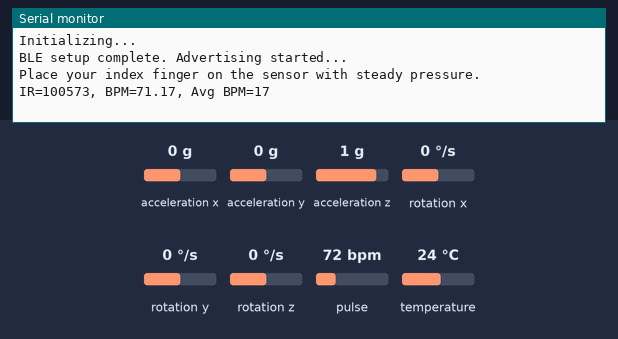
This sketch was run on a simulated ESP32. Shown: the last lines printed to the serial monitor. The test bench sets the inputs (shaded band); at power-on: acceleration x 0 g, acceleration y 0 g, acceleration z 1 g, pulse 72 bpm, rotation x 0 °/s, rotation y 0 °/s, rotation z 0 °/s, temperature 24 °C. Nothing arrives over Bluetooth unless stated; a phone connects over Bluetooth LE 3 s after start.

Above: at 1.2 s.
1.3 s: acceleration x set to -1.4 g
At 3.8 s:
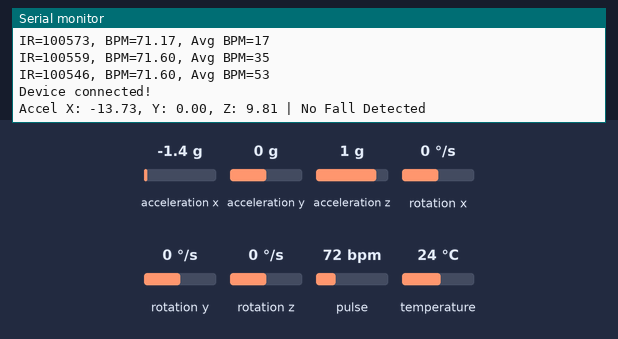
4.5 s: acceleration y set to -1.4 g
At 5.8 s:
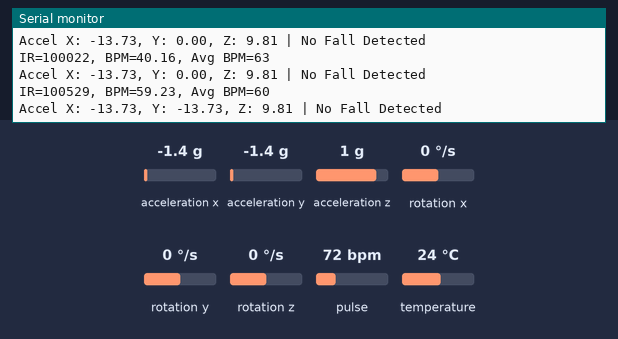
6.0 s: acceleration z set to -1.4 g
At 6.4 s:
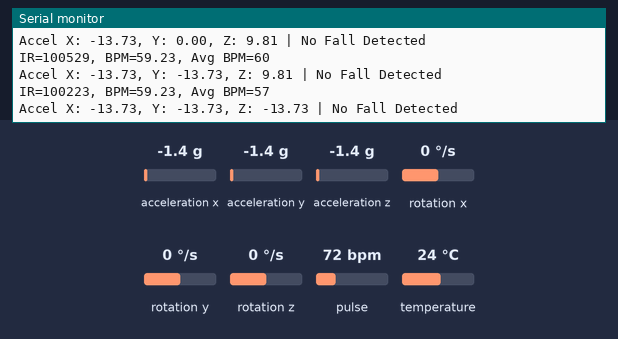
7.5 s: pulse set to 42 bpm
At 8.9 s:
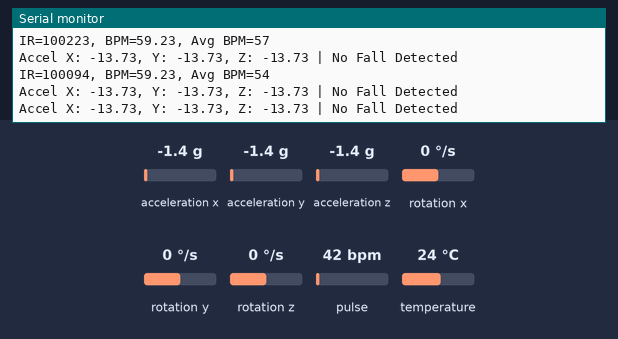
Timing chart, 0 to 10.0 s (numbered marks = the images above; inputs shaded):
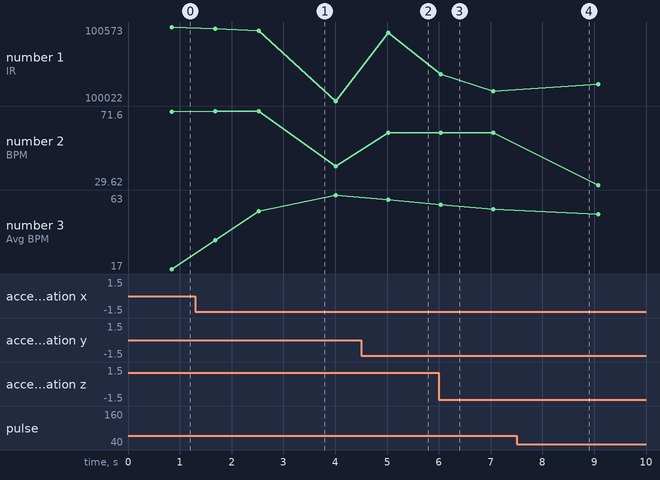

The sketch:

fullDetection.ino
```cpp
#include <Wire.h>
#include <Adafruit_MPU6050.h>
#include <Adafruit_Sensor.h>
#include <BLEDevice.h>
#include <BLEUtils.h>
#include <BLEServer.h>
#include <BLE2902.h>  // Для BLE уведомлений

#include "MAX30105.h"
#include "heartRate.h"

// BLE UUIDs для сервиса и характеристики
#define SERVICE_UUID        "4fafc201-1fb5-459e-8fcc-c5c9c331914b"
#define CHARACTERISTIC_UUID "beb5483e-36e1-4688-b7f5-ea07361b26a8"

Adafruit_MPU6050 mpu;
MAX30105 particleSensor;


BLEServer *pServer = nullptr;
BLECharacteristic *pCharacteristic = nullptr;
bool deviceConnected = false;

const byte RATE_SIZE = 4; //Increase this for more averaging. 4 is good.
byte rates[RATE_SIZE]; //Array of heart rates
byte rateSpot = 0;
long lastBeat = 0; //Time at which the last beat occurred
float beatsPerMinute;
int beatAvg;

// Callback для событий BLE
class MyServerCallbacks : public BLEServerCallbacks {
  void onConnect(BLEServer* pServer) {
    Serial.println("Device connected!");
    deviceConnected = true;
  }

  void onDisconnect(BLEServer* pServer) {
    Serial.println("Device disconnected!");
    deviceConnected = false;
    BLEDevice::startAdvertising();
  }
};

void setup() {
  Serial.begin(115200);
  Serial.println("Initializing...");

  // Инициализация MPU6050
  if (!mpu.begin()) {
    Serial.println("Failed to initialize MPU6050");
    while (1) delay(10);
  }

  // BLE инициализация
  BLEDevice::init("ESP32_MPU6050");
  pServer = BLEDevice::createServer();
  pServer->setCallbacks(new MyServerCallbacks());

  BLEService *pService = pServer->createService(SERVICE_UUID);
  pCharacteristic = pService->createCharacteristic(
                      CHARACTERISTIC_UUID,
                      BLECharacteristic::PROPERTY_READ |
                      BLECharacteristic::PROPERTY_NOTIFY
                    );
  pCharacteristic->addDescriptor(new BLE2902());
  pService->start();

  BLEAdvertising *pAdvertising = BLEDevice::getAdvertising();
  pAdvertising->addServiceUUID(SERVICE_UUID);
  pAdvertising->start();

  Serial.println("BLE setup complete. Advertising started...");


 if (!particleSensor.begin(Wire, I2C_SPEED_FAST)) //Use default I2C port, 400kHz speed
  {
    Serial.println("MAX30105 was not found. Please check wiring/power. ");
    while (1);
  }
  Serial.println("Place your index finger on the sensor with steady pressure.");

  particleSensor.setup(); //Configure sensor with default settings
  particleSensor.setPulseAmplitudeRed(0x0A); //Turn Red LED to low to indicate sensor is running
  particleSensor.setPulseAmplitudeGreen(0); //Turn off Green LED


}

void loop() {
  if (deviceConnected) {
    sensors_event_t a, g, temp;
    mpu.getEvent(&a, &g, &temp);

    char buffer[128];
    snprintf(buffer, sizeof(buffer), "Accel X: %.2f, Y: %.2f, Z: %.2f | No Fall Detected",
             a.acceleration.x, a.acceleration.y, a.acceleration.z);


    pCharacteristic->setValue(buffer);
    pCharacteristic->notify();


    Serial.println(buffer);

    delay(1000);
  }
  long irValue = particleSensor.getIR();


  if (checkForBeat(irValue) == true)
  {
    //We sensed a beat!
    long delta = millis() - lastBeat;
    lastBeat = millis();

    beatsPerMinute = 60 / (delta / 1000.0);

    if (beatsPerMinute < 255 && beatsPerMinute > 20)
    {
      rates[rateSpot++] = (byte)beatsPerMinute; //Store this reading in the array
      rateSpot %= RATE_SIZE; //Wrap variable

      //Take average of readings
      beatAvg = 0;
      for (byte x = 0 ; x < RATE_SIZE ; x++)
        beatAvg += rates[x];
      beatAvg /= RATE_SIZE;
    }

  Serial.print("IR=");
  Serial.print(irValue);
  Serial.print(", BPM=");
  Serial.print(beatsPerMinute);
  Serial.print(", Avg BPM=");
  Serial.print(beatAvg);

  if (irValue < 50000)
    Serial.print(" No finger?");

  Serial.println();
  }
}
```

Measured:
- after the input at 1.3 s, the serial monitor: prints a new line after 1.7 s (image 1)
- after the input at 4.5 s, the serial monitor: prints a new line after 0.53 s (image 2)
- after the input at 6.0 s, the serial monitor: prints a new line at once (image 3)
- plotted number 1: 100094 → 100145 after the input at 7.5 s
- plotted number 2: 59.23 → 29.62 after the input at 7.5 s
- plotted number 3: 54 → 51 after the input at 7.5 s
